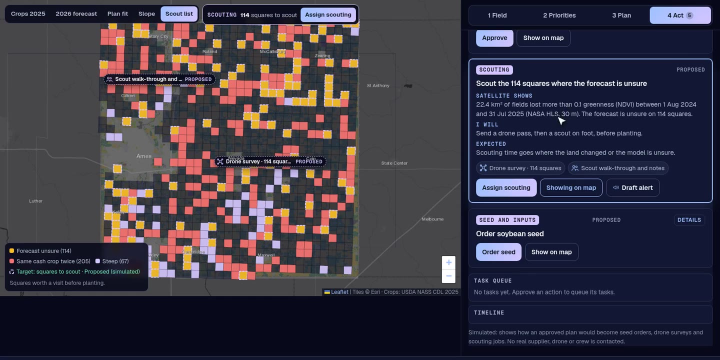
#> input picture submission/assets/shots/loop-field-walk.jpg, 1440 x 720 px, given in place of map8-fire-raw.png, which was not available (shown at 1/2 size)
$ python deck_polish4.py
#> lines starting #> are read from the running program, lines starting #| are printed output that depends on the picture
"""Fourth polish pass (run after deck_polish3.py; re-runnable). Slides 5-6 get a fixed, large map still from the live app
(fire: the Canada burn-history layer; fields: the 2025 crop classification map) that stays put while a smaller loop plays beside it.
Fire loop = deck-fire-map (mostly the burn-history layer). Cards one line each; 'How we estimated' is a 2-3 line muted box with its own
grid cell (full formulas live in SPEAKER_NOTES); footer keeps clear of the browser nav buttons."""
import os
from PIL import Image
R = os.path.abspath(os.path.join(os.path.dirname(__file__), '..')); S = R + '/submission/'; D = S + 'assets/shots/'
Image.open(D + 'map8-fire-raw.png').convert('RGB').crop((0, 280, 1950, 1556)).save(D + 'map8-fire.jpg', quality=90)
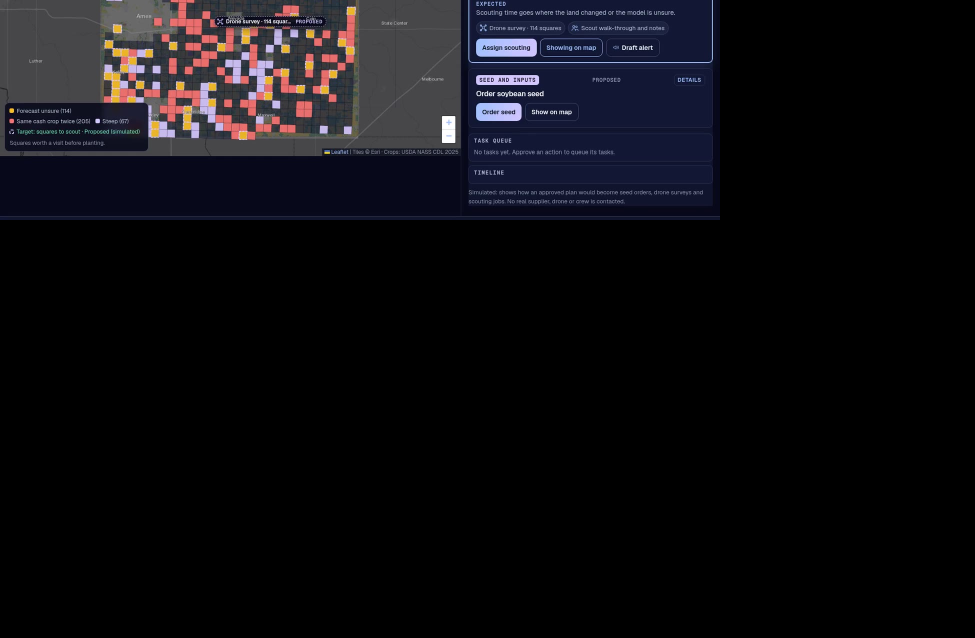
#> saved as map8-fire.jpg: PIL image 1950x1276 RGB (shown at 1/2 size); mean R, G, B 13.3, 12.5, 16.3
Image.open(D + 'map8-field-raw.png').convert('RGB').crop((330, 400, 1710, 1246)).save(D + 'map8-field.jpg', quality=90)
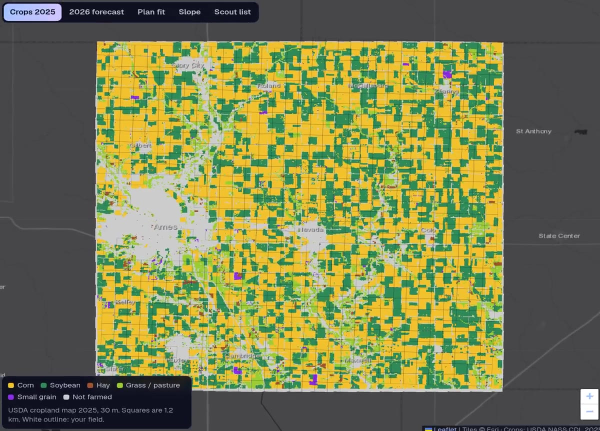
#> input picture submission/assets/shots/loop-field.jpg, 1200 x 862 px, given in place of map8-field-raw.png, which was not available (shown at 1/2 size)
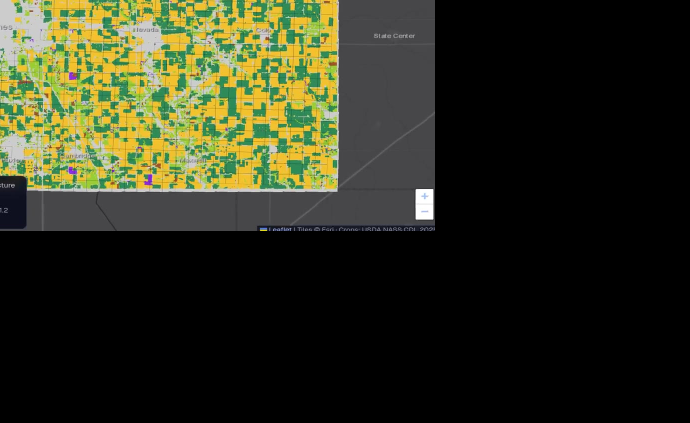
#> saved as map8-field.jpg: PIL image 1380x846 RGB (shown at 1/2 size); mean R, G, B 45.4, 47.6, 28.9
def lp(n, alt):
    p = f'assets/shots/{n}.jpg'
    return (f'<img class="lp-poster" src="{p}" alt="{alt}" style="object-fit:contain"><video class="lp" autoplay muted loop playsinline preload="auto" poster="{p}" style="object-fit:contain">'
            f'<source src="clips/{n}.webm" type="video/webm"><source src="clips/{n}.mp4" type="video/mp4"></video>')
def section(s, num, html):
    a = s.index(f'<!-- {num} ·'); b = s.index('<!-- ', a + 5) if num < 7 else s.index('</body>')
    return s[:a] + html + s[b:]
def hd(left, n): return f' <div class="hd"><span>{left}</span><span>{n} / 7</span></div>\n'
#> (the run stopped early here; a loop or call above may not have finished)
